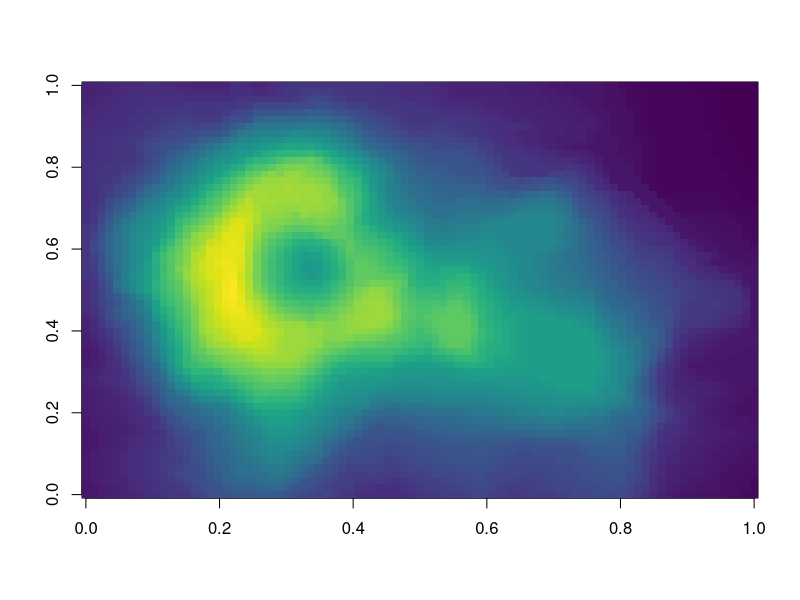
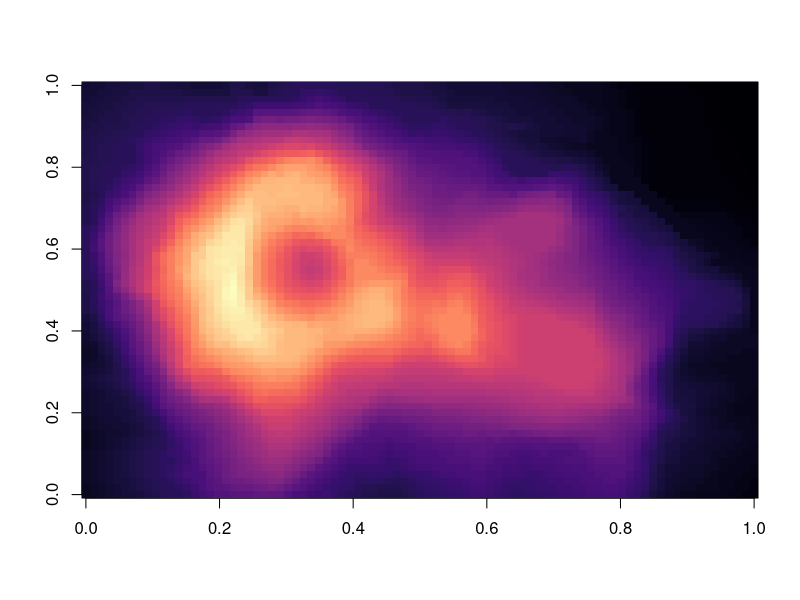
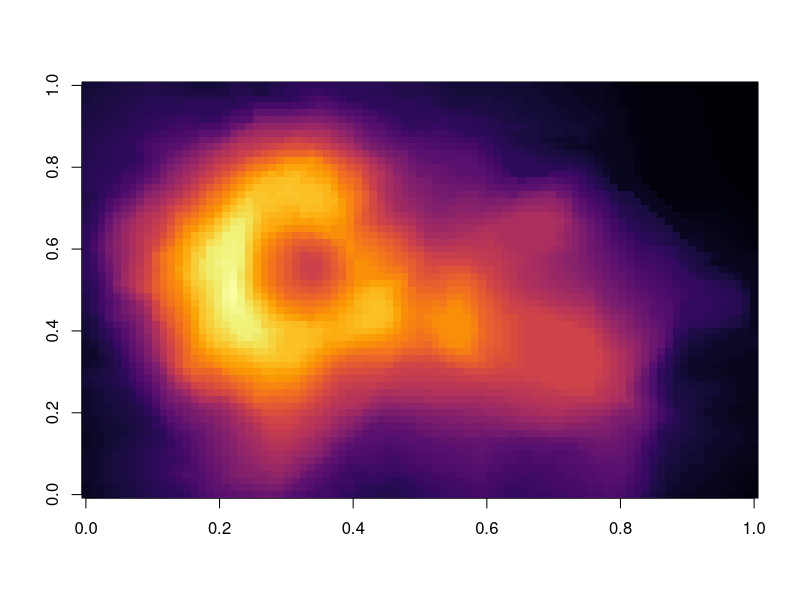
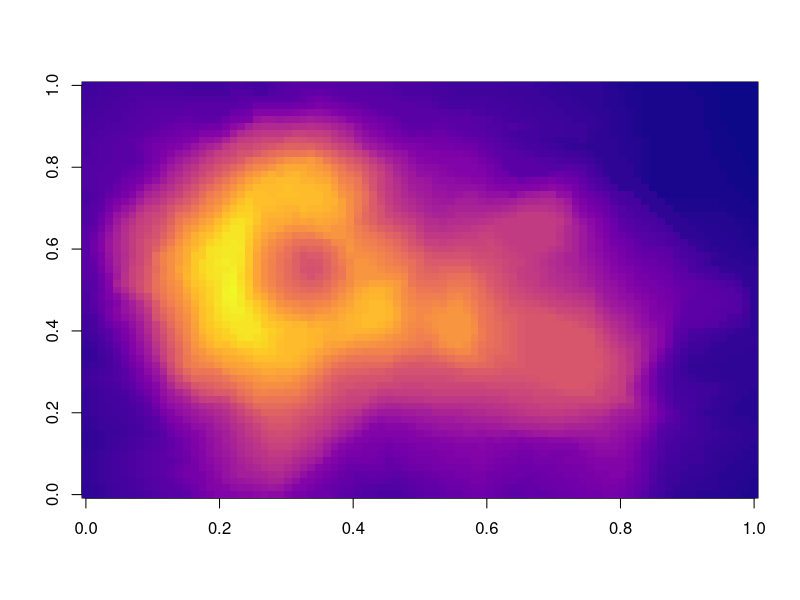

Write R code to recreate these figures, in order.
## ---- chunk 1
#knitr::opts_chunk$set(echo = FALSE) #resets defaults
library(viridis) #load required libs here
## ---- chunk 2
image(volcano, col = viridis(200))
## ---- chunk 3
image(volcano, col = viridis(200, option = "A"))
## ---- chunk 4
image(volcano, col = viridis(200, option = "B"))
## ---- chunk 5
image(volcano, col = viridis(200, option = "C"))
